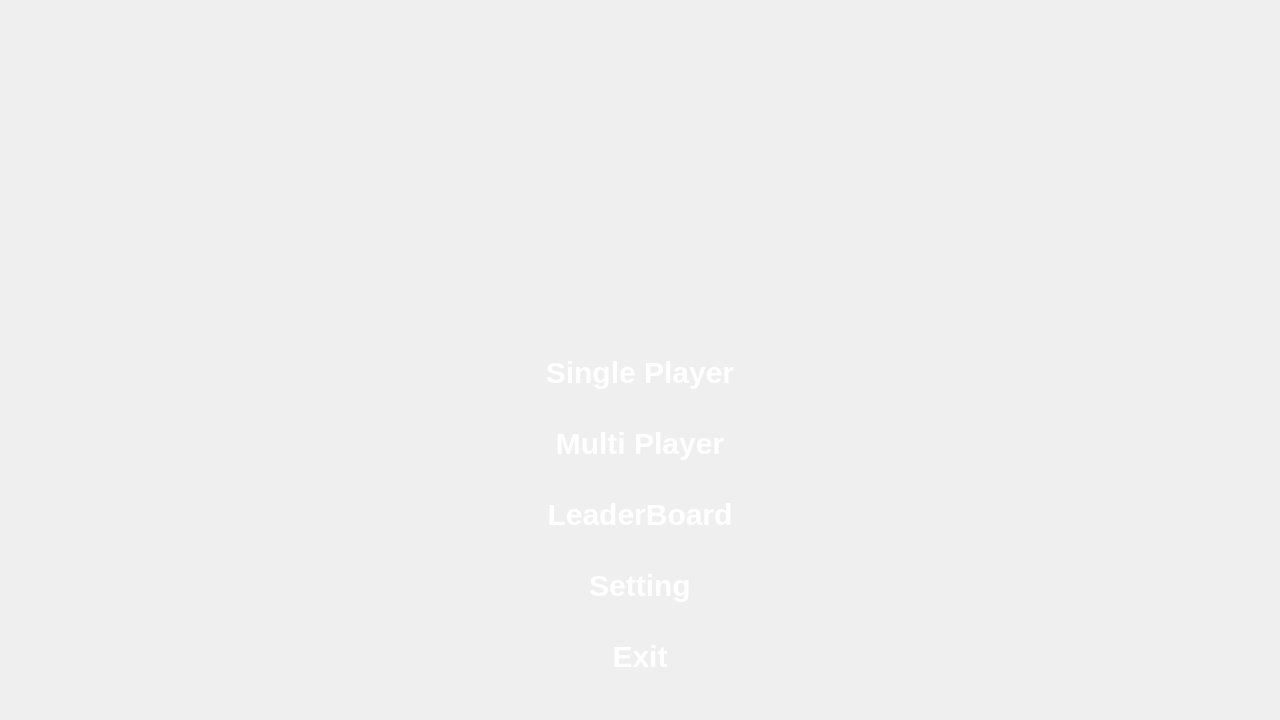
<?xml version="1.0" encoding="UTF-8"?>
<ui version="4.0">
 <class>MainMenu</class>
 <widget class="QWidget" name="MainMenu">
  <property name="geometry">
   <rect>
    <x>0</x>
    <y>0</y>
    <width>1280</width>
    <height>720</height>
   </rect>
  </property>
  <property name="windowTitle">
   <string>Form</string>
  </property>
  <property name="autoFillBackground">
   <bool>false</bool>
  </property>
  <property name="styleSheet">
   <string notr="true">QPushButton{
	color: rgb(255, 255, 255);
    border: none;
    padding: 5px 5px;
    border-radius: 3px;
	font-size: 30px;
    font-weight: bold;
}

QPushButton:hover{
	color: rgb(255, 255, 0);
}</string>
  </property>
  <layout class="QVBoxLayout" name="verticalLayout">
   <property name="leftMargin">
    <number>300</number>
   </property>
   <property name="topMargin">
    <number>15</number>
   </property>
   <property name="rightMargin">
    <number>300</number>
   </property>
   <property name="bottomMargin">
    <number>10</number>
   </property>
   <item>
    <layout class="QHBoxLayout" name="horizontalLayout">
     <item>
      <spacer name="horizontalSpacer_2">
       <property name="orientation">
        <enum>Qt::Orientation::Horizontal</enum>
       </property>
       <property name="sizeHint" stdset="0">
        <size>
         <width>40</width>
         <height>20</height>
        </size>
       </property>
      </spacer>
     </item>
     <item>
      <widget class="QLabel" name="Logo">
       <property name="minimumSize">
        <size>
         <width>350</width>
         <height>300</height>
        </size>
       </property>
       <property name="maximumSize">
        <size>
         <width>350</width>
         <height>300</height>
        </size>
       </property>
       <property name="text">
        <string/>
       </property>
      </widget>
     </item>
     <item>
      <spacer name="horizontalSpacer">
       <property name="orientation">
        <enum>Qt::Orientation::Horizontal</enum>
       </property>
       <property name="sizeHint" stdset="0">
        <size>
         <width>40</width>
         <height>20</height>
        </size>
       </property>
      </spacer>
     </item>
    </layout>
   </item>
   <item>
    <widget class="QStackedWidget" name="MenuKeys">
     <property name="currentIndex">
      <number>1</number>
     </property>
     <widget class="QWidget" name="login_signup">
      <layout class="QVBoxLayout" name="verticalLayout_2">
       <property name="spacing">
        <number>0</number>
       </property>
       <property name="leftMargin">
        <number>100</number>
       </property>
       <property name="topMargin">
        <number>0</number>
       </property>
       <property name="rightMargin">
        <number>100</number>
       </property>
       <property name="bottomMargin">
        <number>20</number>
       </property>
       <item>
        <widget class="QPushButton" name="SignupButton">
         <property name="cursor">
          <cursorShape>PointingHandCursor</cursorShape>
         </property>
         <property name="text">
          <string>Signup</string>
         </property>
        </widget>
       </item>
       <item>
        <widget class="QPushButton" name="Loginbutton">
         <property name="cursor">
          <cursorShape>PointingHandCursor</cursorShape>
         </property>
         <property name="text">
          <string>Login</string>
         </property>
        </widget>
       </item>
       <item>
        <widget class="QPushButton" name="ExitButton">
         <property name="cursor">
          <cursorShape>PointingHandCursor</cursorShape>
         </property>
         <property name="text">
          <string>Exit</string>
         </property>
        </widget>
       </item>
      </layout>
     </widget>
     <widget class="QWidget" name="gameMenu">
      <layout class="QVBoxLayout" name="verticalLayout_3">
       <item>
        <widget class="QPushButton" name="StartButton">
         <property name="cursor">
          <cursorShape>PointingHandCursor</cursorShape>
         </property>
         <property name="text">
          <string>Single Player</string>
         </property>
        </widget>
       </item>
       <item>
        <widget class="QPushButton" name="MultiButton">
         <property name="text">
          <string>Multi Player</string>
         </property>
        </widget>
       </item>
       <item>
        <widget class="QPushButton" name="LeaderBoardButton">
         <property name="cursor">
          <cursorShape>PointingHandCursor</cursorShape>
         </property>
         <property name="text">
          <string>LeaderBoard</string>
         </property>
        </widget>
       </item>
       <item>
        <widget class="QPushButton" name="Settingbutton">
         <property name="cursor">
          <cursorShape>PointingHandCursor</cursorShape>
         </property>
         <property name="text">
          <string>Setting</string>
         </property>
        </widget>
       </item>
       <item>
        <widget class="QPushButton" name="ExitButton_2">
         <property name="cursor">
          <cursorShape>PointingHandCursor</cursorShape>
         </property>
         <property name="text">
          <string>Exit</string>
         </property>
        </widget>
       </item>
      </layout>
     </widget>
    </widget>
   </item>
  </layout>
 </widget>
 <resources/>
 <connections/>
</ui>
